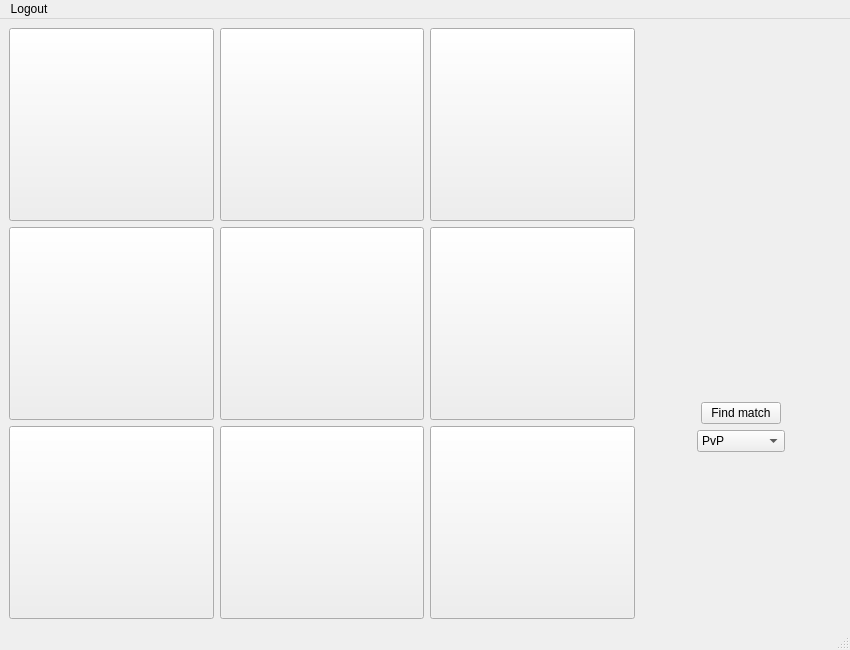
<?xml version="1.0" encoding="UTF-8"?>
<ui version="4.0">
 <class>MainWindow</class>
 <widget class="QMainWindow" name="MainWindow">
  <property name="geometry">
   <rect>
    <x>0</x>
    <y>0</y>
    <width>850</width>
    <height>650</height>
   </rect>
  </property>
  <property name="sizePolicy">
   <sizepolicy hsizetype="Fixed" vsizetype="Fixed">
    <horstretch>0</horstretch>
    <verstretch>0</verstretch>
   </sizepolicy>
  </property>
  <property name="windowTitle">
   <string>Tic-Tac-Toe</string>
  </property>
  <widget class="QWidget" name="centralwidget">
   <layout class="QHBoxLayout" name="horizontalLayout">
    <item>
     <layout class="QGridLayout" name="gridLayout">
      <item row="1" column="1">
       <widget class="QPushButton" name="cel_4">
        <property name="sizePolicy">
         <sizepolicy hsizetype="Expanding" vsizetype="Expanding">
          <horstretch>0</horstretch>
          <verstretch>0</verstretch>
         </sizepolicy>
        </property>
        <property name="text">
         <string/>
        </property>
       </widget>
      </item>
      <item row="0" column="1">
       <widget class="QPushButton" name="cel_1">
        <property name="sizePolicy">
         <sizepolicy hsizetype="Expanding" vsizetype="Expanding">
          <horstretch>0</horstretch>
          <verstretch>0</verstretch>
         </sizepolicy>
        </property>
        <property name="text">
         <string/>
        </property>
       </widget>
      </item>
      <item row="0" column="2">
       <widget class="QPushButton" name="cel_2">
        <property name="sizePolicy">
         <sizepolicy hsizetype="Expanding" vsizetype="Expanding">
          <horstretch>0</horstretch>
          <verstretch>0</verstretch>
         </sizepolicy>
        </property>
        <property name="text">
         <string/>
        </property>
       </widget>
      </item>
      <item row="2" column="1">
       <widget class="QPushButton" name="cel_7">
        <property name="sizePolicy">
         <sizepolicy hsizetype="Expanding" vsizetype="Expanding">
          <horstretch>0</horstretch>
          <verstretch>0</verstretch>
         </sizepolicy>
        </property>
        <property name="text">
         <string/>
        </property>
       </widget>
      </item>
      <item row="0" column="3">
       <widget class="QPushButton" name="cel_3">
        <property name="sizePolicy">
         <sizepolicy hsizetype="Expanding" vsizetype="Expanding">
          <horstretch>0</horstretch>
          <verstretch>0</verstretch>
         </sizepolicy>
        </property>
        <property name="text">
         <string/>
        </property>
        <property name="iconSize">
         <size>
          <width>203</width>
          <height>191</height>
         </size>
        </property>
       </widget>
      </item>
      <item row="1" column="2">
       <widget class="QPushButton" name="cel_5">
        <property name="sizePolicy">
         <sizepolicy hsizetype="Expanding" vsizetype="Expanding">
          <horstretch>0</horstretch>
          <verstretch>0</verstretch>
         </sizepolicy>
        </property>
        <property name="text">
         <string/>
        </property>
       </widget>
      </item>
      <item row="1" column="3">
       <widget class="QPushButton" name="cel_6">
        <property name="sizePolicy">
         <sizepolicy hsizetype="Expanding" vsizetype="Expanding">
          <horstretch>0</horstretch>
          <verstretch>0</verstretch>
         </sizepolicy>
        </property>
        <property name="text">
         <string/>
        </property>
       </widget>
      </item>
      <item row="2" column="2">
       <widget class="QPushButton" name="cel_8">
        <property name="sizePolicy">
         <sizepolicy hsizetype="Expanding" vsizetype="Expanding">
          <horstretch>0</horstretch>
          <verstretch>0</verstretch>
         </sizepolicy>
        </property>
        <property name="text">
         <string/>
        </property>
       </widget>
      </item>
      <item row="2" column="3">
       <widget class="QPushButton" name="cel_9">
        <property name="sizePolicy">
         <sizepolicy hsizetype="Expanding" vsizetype="Expanding">
          <horstretch>0</horstretch>
          <verstretch>0</verstretch>
         </sizepolicy>
        </property>
        <property name="text">
         <string/>
        </property>
       </widget>
      </item>
     </layout>
    </item>
    <item>
     <layout class="QVBoxLayout" name="verticalLayout">
      <item>
       <spacer name="verticalSpacer_3">
        <property name="orientation">
         <enum>Qt::Vertical</enum>
        </property>
        <property name="sizeHint" stdset="0">
         <size>
          <width>20</width>
          <height>40</height>
         </size>
        </property>
       </spacer>
      </item>
      <item>
       <widget class="QLabel" name="you">
        <property name="sizePolicy">
         <sizepolicy hsizetype="Fixed" vsizetype="Fixed">
          <horstretch>0</horstretch>
          <verstretch>0</verstretch>
         </sizepolicy>
        </property>
        <property name="minimumSize">
         <size>
          <width>200</width>
          <height>200</height>
         </size>
        </property>
        <property name="text">
         <string/>
        </property>
       </widget>
      </item>
      <item alignment="Qt::AlignHCenter">
       <widget class="QPushButton" name="connect_button">
        <property name="enabled">
         <bool>true</bool>
        </property>
        <property name="sizePolicy">
         <sizepolicy hsizetype="Preferred" vsizetype="Preferred">
          <horstretch>0</horstretch>
          <verstretch>0</verstretch>
         </sizepolicy>
        </property>
        <property name="maximumSize">
         <size>
          <width>100</width>
          <height>200</height>
         </size>
        </property>
        <property name="layoutDirection">
         <enum>Qt::LeftToRight</enum>
        </property>
        <property name="text">
         <string>Find match</string>
        </property>
       </widget>
      </item>
      <item alignment="Qt::AlignHCenter">
       <widget class="QComboBox" name="comboBox">
        <property name="maximumSize">
         <size>
          <width>100</width>
          <height>16777215</height>
         </size>
        </property>
        <item>
         <property name="text">
          <string>PvP</string>
         </property>
        </item>
        <item>
         <property name="text">
          <string>Easy AI</string>
         </property>
        </item>
        <item>
         <property name="text">
          <string>Medium AI</string>
         </property>
        </item>
        <item>
         <property name="text">
          <string>Hard AI</string>
         </property>
        </item>
       </widget>
      </item>
      <item>
       <spacer name="verticalSpacer_2">
        <property name="orientation">
         <enum>Qt::Vertical</enum>
        </property>
        <property name="sizeHint" stdset="0">
         <size>
          <width>20</width>
          <height>40</height>
         </size>
        </property>
       </spacer>
      </item>
     </layout>
    </item>
   </layout>
  </widget>
  <widget class="QMenuBar" name="menubar">
   <property name="geometry">
    <rect>
     <x>0</x>
     <y>0</y>
     <width>850</width>
     <height>22</height>
    </rect>
   </property>
   <widget class="QMenu" name="menulogout">
    <property name="title">
     <string>Logout</string>
    </property>
   </widget>
   <addaction name="menulogout"/>
  </widget>
  <widget class="QStatusBar" name="statusbar"/>
 </widget>
 <resources/>
 <connections/>
</ui>
